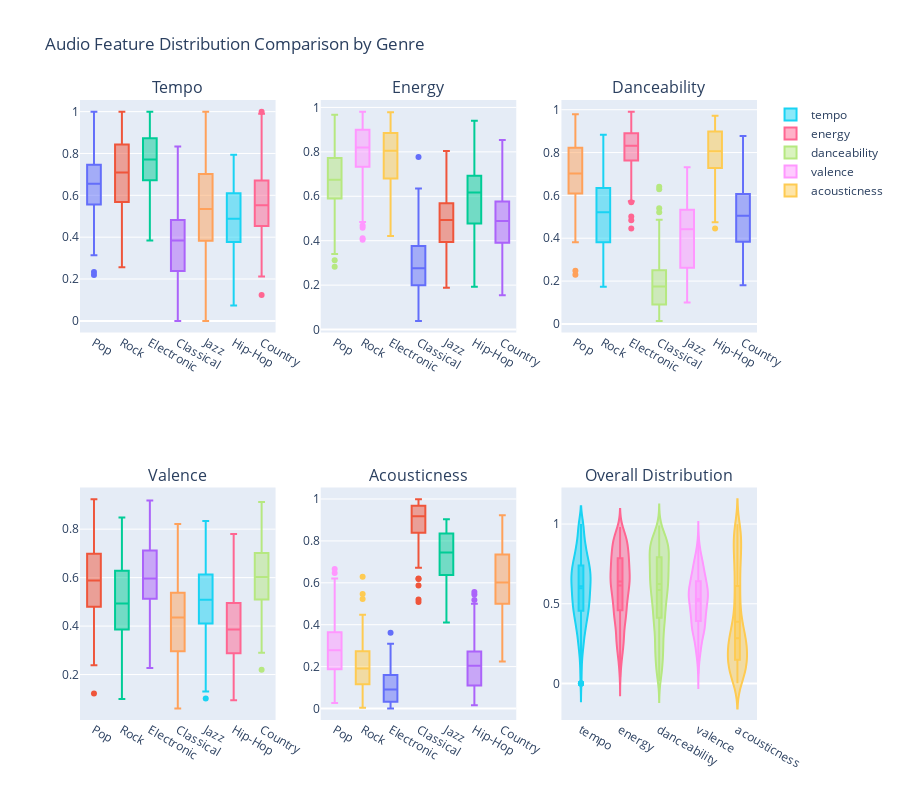

Source (notebook cell):
### Markdown cell above
### 4.2 장르별 분포 비교

같은 특징이라도 장르마다 다른 패턴을 보인다. 예를 들어 클래식은 어쿠스틱이 높고, 일렉트로닉은 댄서빌리티가 높을 것이다.
이런 차이를 시각화하면 장르 분류 모델을 만들 때 어떤 특징이 중요한지 힌트를 얻을 수 있다.

### Code cell
# Plotly로 인터랙티브 분포 비교
fig = make_subplots(
    rows=2, cols=3,
    subplot_titles=['Tempo', 'Energy', 'Danceability', 'Valence', 'Acousticness', 'Overall Distribution'],
    specs=[[{'type': 'box'}, {'type': 'box'}, {'type': 'box'}],
           [{'type': 'box'}, {'type': 'box'}, {'type': 'violin'}]]
)

features_to_plot = ['tempo', 'energy', 'danceability', 'valence', 'acousticness']
positions = [(1, 1), (1, 2), (1, 3), (2, 1), (2, 2)]

# 각 특징에 대한 장르별 박스플롯
for feature, (row, col) in zip(features_to_plot, positions):
    for genre in genres:
        genre_data = music_data[music_data['genre'] == genre][feature]
        fig.add_trace(
            go.Box(y=genre_data, name=genre, showlegend=False),
            row=row, col=col
        )

# 전체 특징 비교를 위한 바이올린 플롯
for i, feature in enumerate(features_to_plot):
    fig.add_trace(
        go.Violin(y=music_data[feature], name=feature, box_visible=True, meanline_visible=True),
        row=2, col=3
    )

fig.update_layout(
    title='Audio Feature Distribution Comparison by Genre',
    height=800,
    showlegend=True
)

fig.show()

# 장르별 평균값 비교
genre_means = music_data.groupby('genre')[features_to_plot].mean()
print("\n🎵 장르별 특징 평균값:")
print(genre_means.round(3))

### Figure 1 — Plotly figure (JSON) as saved in the notebook; plotly's stock layout.template omitted (floating-point values rounded to 4 significant figures; data arrays with more than 128 entries replaced by an {"elided": "..."} marker saying what was removed)
{"data": [{"name": "Pop", "showlegend": false, "type": "box", "xaxis": "x", "y": {"elided": "225 float values"}, "yaxis": "y"}, {"name": "Rock", "showlegend": false, "type": "box", "xaxis": "x", "y": {"elided": "176 float values"}, "yaxis": "y"}, {"name": "Electronic", "showlegend": false, "type": "box", "xaxis": "x", "y": {"elided": "137 float values"}, "yaxis": "y"}, {"name": "Classical", "showlegend": false, "type": "box", "xaxis": "x", "y": {"elided": "133 float values"}, "yaxis": "y"}, {"name": "Jazz", "showlegend": false, "type": "box", "xaxis": "x", "y": [0.8523, 0.3834, 0.4367, 1.0, 0.3741, 0.7356, 0.6905, 0.6475, 0.6205, 0.6441, 0.618, 0.537, 0.9278, 0.2218, 0.8054, 0.7556, 0.7246, 0.8292, 0.5269, 0.08276, 0.5319, 0.3022, 0.367, 0.2394, 0.4307, 0.4008, 0.0, 0.7251, 1.0, 0.7016, 0.4993, 0.5363, 0.4448, 0.5725, 0.5407, 0.3397, 0.9707, 0.1782, 0.7296, 0.5247, 1.0, 0.6352, 0.46, 0.4881, 0.56, 0.2643, 0.3583, 0.1038, 0.3193, 0.5735, 0.625, 0.05517, 0.5157, 0.6909, 0.5093, 0.3916, 0.447, 0.4148, 0.3908, 0.5935, 1.0, 0.3641, 0.4705, 0.5371, 0.3782, 0.8246, 0.0, 0.4172, 0.7546, 0.4765, 0.3448, 0.6602, 0.7766, 0.6027, 0.3497, 0.6641, 0.4495, 0.7363, 0.9208, 0.0, 0.5778, 0.1161, 1.0, 0.433, 0.7366, 0.5412], "yaxis": "y"}, {"name": "Hip-Hop", "showlegend": false, "type": "box", "xaxis": "x", "y": {"elided": "143 float values"}, "yaxis": "y"}, {"name": "Country", "showlegend": false, "type": "box", "xaxis": "x", "y": [0.4691, 0.2122, 0.3729, 0.7285, 0.3457, 0.5319, 0.9893, 0.5902, 0.6685, 0.4108, 1.0, 0.4917, 0.5544, 0.8634, 0.5637, 0.6096, 0.5437, 0.545, 0.6741, 0.7106, 0.4714, 0.4468, 0.4782, 0.3197, 0.2819, 0.6594, 0.7877, 0.7742, 0.1236, 0.551, 0.3796, 0.6287, 0.5164, 0.7184, 0.5962, 0.2208, 0.4066, 0.6012, 0.618, 0.3189, 0.2927, 0.6112, 0.3193, 0.2663, 0.511, 0.5023, 0.4243, 0.4593, 0.6028, 0.456, 0.6141, 0.5239, 0.6335, 0.7756, 0.7678, 0.8576, 0.7676, 0.6477, 0.5133, 0.5224, 0.4244, 0.6009, 0.7395, 0.4549, 0.5926, 0.4645, 0.6419, 0.4901, 0.4521, 0.464, 0.7007, 0.5807, 0.5143, 0.6523, 0.5171, 0.8253, 0.4052, 0.5626, 0.319, 0.5306, 0.2641, 0.7493, 0.7533, 0.7568, 0.6058, 0.424, 0.4399, 0.906, 0.8871, 0.6245, 0.4969, 0.8737, 0.4611, 0.6458, 0.8704, 0.4327, 0.7658, 0.7041, 0.5921, 0.4013], "yaxis": "y"}, {"name": "Pop", "showlegend": false, "type": "box", "xaxis": "x2", "y": {"elided": "225 float values"}, "yaxis": "y2"}, {"name": "Rock", "showlegend": false, "type": "box", "xaxis": "x2", "y": {"elided": "176 float values"}, "yaxis": "y2"}, {"name": "Electronic", "showlegend": false, "type": "box", "xaxis": "x2", "y": {"elided": "137 float values"}, "yaxis": "y2"}, {"name": "Classical", "showlegend": false, "type": "box", "xaxis": "x2", "y": {"elided": "133 float values"}, "yaxis": "y2"}, {"name": "Jazz", "showlegend": false, "type": "box", "xaxis": "x2", "y": [0.5159, 0.5607, 0.5638, 0.6054, 0.3637, 0.5681, 0.6871, 0.394, 0.6044, 0.4294, 0.5144, 0.3488, 0.4114, 0.4533, 0.5075, 0.3832, 0.5458, 0.3655, 0.5433, 0.5948, 0.3863, 0.6672, 0.4741, 0.4889, 0.634, 0.5923, 0.5362, 0.265, 0.5581, 0.2625, 0.5609, 0.7583, 0.6408, 0.4426, 0.5708, 0.466, 0.6723, 0.5444, 0.2892, 0.6362, 0.6073, 0.3706, 0.4579, 0.4033, 0.609, 0.5509, 0.4981, 0.4811, 0.4442, 0.5372, 0.2784, 0.2849, 0.4804, 0.2551, 0.5402, 0.8039, 0.2826, 0.5874, 0.6313, 0.5852, 0.5354, 0.6167, 0.2741, 0.561, 0.3035, 0.4419, 0.4623, 0.4055, 0.3889, 0.4819, 0.3404, 0.3964, 0.2695, 0.5068, 0.5347, 0.2936, 0.3438, 0.4796, 0.4331, 0.7895, 0.5401, 0.6302, 0.4594, 0.5311, 0.3963, 0.1882], "yaxis": "y2"}, {"name": "Hip-Hop", "showlegend": false, "type": "box", "xaxis": "x2", "y": {"elided": "143 float values"}, "yaxis": "y2"}, {"name": "Country", "showlegend": false, "type": "box", "xaxis": "x2", "y": [0.3477, 0.3723, 0.7543, 0.7414, 0.393, 0.5639, 0.4307, 0.3887, 0.2578, 0.553, 0.4008, 0.5172, 0.7246, 0.5544, 0.3281, 0.6229, 0.4857, 0.4293, 0.7464, 0.4699, 0.3778, 0.6518, 0.4847, 0.528, 0.4241, 0.7946, 0.2099, 0.6523, 0.5237, 0.6129, 0.3067, 0.6635, 0.5385, 0.4528, 0.7257, 0.4944, 0.685, 0.5379, 0.3264, 0.5757, 0.5524, 0.3183, 0.4917, 0.2603, 0.5605, 0.4309, 0.3824, 0.5668, 0.4536, 0.372, 0.3622, 0.421, 0.3932, 0.2459, 0.4351, 0.4902, 0.6468, 0.4151, 0.4157, 0.7521, 0.4869, 0.4908, 0.4385, 0.419, 0.2594, 0.4355, 0.592, 0.7125, 0.487, 0.5816, 0.4579, 0.3654, 0.3028, 0.1541, 0.8535, 0.5418, 0.2646, 0.3655, 0.3777, 0.5049, 0.6046, 0.4469, 0.4979, 0.5411, 0.6928, 0.619, 0.2204, 0.5687, 0.5771, 0.6043, 0.3741, 0.7576, 0.5529, 0.4489, 0.5026, 0.5133, 0.645, 0.4352, 0.3406, 0.575], "yaxis": "y2"}, {"name": "Pop", "showlegend": false, "type": "box", "xaxis": "x3", "y": {"elided": "225 float values"}, "yaxis": "y3"}, {"name": "Rock", "showlegend": false, "type": "box", "xaxis": "x3", "y": {"elided": "176 float values"}, "yaxis": "y3"}, {"name": "Electronic", "showlegend": false, "type": "box", "xaxis": "x3", "y": {"elided": "137 float values"}, "yaxis": "y3"}, {"name": "Classical", "showlegend": false, "type": "box", "xaxis": "x3", "y": {"elided": "133 float values"}, "yaxis": "y3"}, {"name": "Jazz", "showlegend": false, "type": "box", "xaxis": "x3", "y": [0.6515, 0.6648, 0.6602, 0.5436, 0.1004, 0.4895, 0.1236, 0.4606, 0.5825, 0.5352, 0.5514, 0.2459, 0.1901, 0.1469, 0.2656, 0.2303, 0.4337, 0.4657, 0.2191, 0.2602, 0.4569, 0.2062, 0.5814, 0.2415, 0.5456, 0.5217, 0.3525, 0.4474, 0.6187, 0.4814, 0.3892, 0.504, 0.1908, 0.4415, 0.3759, 0.202, 0.6335, 0.5004, 0.3626, 0.4746, 0.5325, 0.445, 0.5141, 0.4535, 0.1247, 0.5879, 0.2626, 0.3108, 0.443, 0.4937, 0.717, 0.2706, 0.463, 0.5058, 0.3355, 0.6172, 0.7318, 0.4571, 0.1989, 0.1927, 0.4236, 0.5175, 0.5936, 0.4002, 0.3689, 0.429, 0.4492, 0.3479, 0.6798, 0.3943, 0.1857, 0.407, 0.5337, 0.4734, 0.3118, 0.6793, 0.5343, 0.2509, 0.2039, 0.3327, 0.1231, 0.6507, 0.3949, 0.1964, 0.4221, 0.2472], "yaxis": "y3"}, {"name": "Hip-Hop", "showlegend": false, "type": "box", "xaxis": "x3", "y": {"elided": "143 float values"}, "yaxis": "y3"}, {"name": "Country", "showlegend": false, "type": "box", "xaxis": "x3", "y": [0.4584, 0.5355, 0.3453, 0.5256, 0.6517, 0.6384, 0.2273, 0.3978, 0.6441, 0.5387, 0.6151, 0.4189, 0.5162, 0.3092, 0.5458, 0.3568, 0.6194, 0.3289, 0.4123, 0.4665, 0.8521, 0.8777, 0.7924, 0.7146, 0.3803, 0.7459, 0.529, 0.3538, 0.3633, 0.5385, 0.6254, 0.3787, 0.4831, 0.3948, 0.4678, 0.333, 0.5394, 0.5151, 0.5398, 0.7291, 0.4169, 0.5871, 0.3613, 0.5548, 0.6377, 0.3614, 0.3824, 0.6452, 0.4712, 0.5568, 0.3035, 0.4737, 0.5931, 0.8272, 0.5977, 0.8023, 0.2691, 0.391, 0.4203, 0.5624, 0.595, 0.3587, 0.4046, 0.7229, 0.5714, 0.1809, 0.5088, 0.3144, 0.4665, 0.4224, 0.4974, 0.3043, 0.6905, 0.6515, 0.5647, 0.534, 0.2701, 0.407, 0.6778, 0.7244, 0.5161, 0.4843, 0.424, 0.5003, 0.3561, 0.2514, 0.6289, 0.8041, 0.7017, 0.3842, 0.6654, 0.2916, 0.5767, 0.4628, 0.3729, 0.5179, 0.1915, 0.4207, 0.4589, 0.5454], "yaxis": "y3"}, {"name": "Pop", "showlegend": false, "type": "box", "xaxis": "x4", "y": {"elided": "225 float values"}, "yaxis": "y4"}, {"name": "Rock", "showlegend": false, "type": "box", "xaxis": "x4", "y": {"elided": "176 float values"}, "yaxis": "y4"}, {"name": "Electronic", "showlegend": false, "type": "box", "xaxis": "x4", "y": {"elided": "137 float values"}, "yaxis": "y4"}, {"name": "Classical", "showlegend": false, "type": "box", "xaxis": "x4", "y": {"elided": "133 float values"}, "yaxis": "y4"}, {"name": "Jazz", "showlegend": false, "type": "box", "xaxis": "x4", "y": [0.621, 0.6128, 0.5687, 0.5682, 0.6011, 0.4632, 0.7141, 0.6252, 0.5309, 0.6707, 0.6429, 0.3441, 0.3369, 0.3184, 0.347, 0.5634, 0.8341, 0.4902, 0.5081, 0.5969, 0.59, 0.4362, 0.436, 0.539, 0.4109, 0.4434, 0.4604, 0.6651, 0.4668, 0.3954, 0.7891, 0.6186, 0.3848, 0.6108, 0.4198, 0.8047, 0.385, 0.3654, 0.6458, 0.4211, 0.7089, 0.5634, 0.6743, 0.4086, 0.4867, 0.2568, 0.4809, 0.5468, 0.6947, 0.2424, 0.5686, 0.5788, 0.3329, 0.5663, 0.5715, 0.4896, 0.3004, 0.7114, 0.7243, 0.3427, 0.101, 0.3238, 0.5381, 0.6365, 0.3386, 0.4455, 0.4862, 0.6509, 0.4386, 0.5685, 0.5723, 0.4474, 0.7239, 0.5748, 0.34, 0.664, 0.4954, 0.5089, 0.2414, 0.8236, 0.4663, 0.4365, 0.342, 0.5796, 0.4354, 0.1305], "yaxis": "y4"}, {"name": "Hip-Hop", "showlegend": false, "type": "box", "xaxis": "x4", "y": {"elided": "143 float values"}, "yaxis": "y4"}, {"name": "Country", "showlegend": false, "type": "box", "xaxis": "x4", "y": [0.3158, 0.6104, 0.5624, 0.912, 0.5914, 0.7769, 0.2202, 0.6583, 0.6707, 0.5483, 0.7427, 0.4131, 0.4979, 0.6171, 0.6813, 0.4653, 0.6188, 0.4774, 0.8694, 0.5655, 0.3647, 0.8627, 0.5234, 0.6799, 0.3206, 0.7972, 0.5345, 0.5423, 0.6364, 0.7086, 0.6865, 0.4909, 0.4746, 0.5689, 0.3677, 0.5366, 0.5512, 0.3656, 0.2896, 0.5132, 0.7479, 0.7965, 0.7229, 0.7205, 0.6402, 0.4852, 0.5282, 0.7181, 0.7398, 0.7846, 0.6384, 0.5995, 0.5775, 0.6322, 0.6945, 0.8371, 0.5271, 0.3366, 0.5727, 0.5616, 0.7609, 0.7253, 0.3735, 0.5524, 0.388, 0.6437, 0.7318, 0.619, 0.4533, 0.6801, 0.6009, 0.5851, 0.7813, 0.6037, 0.3492, 0.4523, 0.8959, 0.7868, 0.638, 0.5053, 0.681, 0.7091, 0.5002, 0.547, 0.6584, 0.5745, 0.6617, 0.7723, 0.5745, 0.4465, 0.404, 0.6944, 0.5599, 0.6806, 0.6241, 0.7627, 0.7099, 0.6741, 0.5166, 0.3855], "yaxis": "y4"}, {"name": "Pop", "showlegend": false, "type": "box", "xaxis": "x5", "y": {"elided": "225 float values"}, "yaxis": "y5"}, {"name": "Rock", "showlegend": false, "type": "box", "xaxis": "x5", "y": {"elided": "176 float values"}, "yaxis": "y5"}, {"name": "Electronic", "showlegend": false, "type": "box", "xaxis": "x5", "y": {"elided": "137 float values"}, "yaxis": "y5"}, {"name": "Classical", "showlegend": false, "type": "box", "xaxis": "x5", "y": {"elided": "133 float values"}, "yaxis": "y5"}, {"name": "Jazz", "showlegend": false, "type": "box", "xaxis": "x5", "y": [0.5727, 0.841, 0.8116, 0.5356, 0.8359, 0.8607, 0.8872, 0.8373, 0.6505, 0.7798, 0.7508, 0.8845, 0.7418, 0.5943, 0.4896, 0.8241, 0.707, 0.7735, 0.6459, 0.4106, 0.7569, 0.8677, 0.6957, 0.7854, 0.6835, 0.8383, 0.7938, 0.8263, 0.7334, 0.6389, 0.7172, 0.7915, 0.715, 0.599, 0.7666, 0.6045, 0.6101, 0.8365, 0.8815, 0.5672, 0.8104, 0.6312, 0.7045, 0.4166, 0.8735, 0.9039, 0.8973, 0.8301, 0.6075, 0.6825, 0.5991, 0.8121, 0.7488, 0.7281, 0.7478, 0.6114, 0.6556, 0.5874, 0.6914, 0.6576, 0.6114, 0.8109, 0.8691, 0.8614, 0.772, 0.637, 0.7546, 0.5824, 0.879, 0.6936, 0.8531, 0.8121, 0.7174, 0.7312, 0.8743, 0.6086, 0.6629, 0.5822, 0.8634, 0.7053, 0.8951, 0.8998, 0.6113, 0.5833, 0.848, 0.7496], "yaxis": "y5"}, {"name": "Hip-Hop", "showlegend": false, "type": "box", "xaxis": "x5", "y": {"elided": "143 float values"}, "yaxis": "y5"}, {"name": "Country", "showlegend": false, "type": "box", "xaxis": "x5", "y": [0.5096, 0.6681, 0.792, 0.907, 0.5479, 0.4908, 0.4754, 0.4696, 0.551, 0.8152, 0.8551, 0.8015, 0.7061, 0.6382, 0.5086, 0.6802, 0.789, 0.7419, 0.6705, 0.5876, 0.7894, 0.7697, 0.6718, 0.7, 0.5633, 0.6889, 0.492, 0.8132, 0.4152, 0.5915, 0.6742, 0.51, 0.5098, 0.7955, 0.3916, 0.9219, 0.7048, 0.385, 0.6016, 0.7289, 0.7203, 0.3401, 0.368, 0.5905, 0.6774, 0.3516, 0.3887, 0.8027, 0.361, 0.9107, 0.7023, 0.5356, 0.7343, 0.6021, 0.5984, 0.5373, 0.8799, 0.6001, 0.3552, 0.3372, 0.7514, 0.8822, 0.7818, 0.7284, 0.4398, 0.4414, 0.55, 0.5976, 0.737, 0.8167, 0.2247, 0.5391, 0.5308, 0.5087, 0.7566, 0.8154, 0.6568, 0.4354, 0.2995, 0.4758, 0.5483, 0.8277, 0.591, 0.6437, 0.6318, 0.509, 0.6748, 0.5355, 0.3615, 0.7421, 0.6277, 0.5347, 0.4216, 0.7305, 0.4886, 0.5152, 0.4407, 0.9064, 0.6931, 0.365], "yaxis": "y5"}, {"box": {"visible": true}, "meanline": {"visible": true}, "name": "tempo", "type": "violin", "xaxis": "x6", "y": {"elided": "1000 float values"}, "yaxis": "y6"}, {"box": {"visible": true}, "meanline": {"visible": true}, "name": "energy", "type": "violin", "xaxis": "x6", "y": {"elided": "1000 float values"}, "yaxis": "y6"}, {"box": {"visible": true}, "meanline": {"visible": true}, "name": "danceability", "type": "violin", "xaxis": "x6", "y": {"elided": "1000 float values"}, "yaxis": "y6"}, {"box": {"visible": true}, "meanline": {"visible": true}, "name": "valence", "type": "violin", "xaxis": "x6", "y": {"elided": "1000 float values"}, "yaxis": "y6"}, {"box": {"visible": true}, "meanline": {"visible": true}, "name": "acousticness", "type": "violin", "xaxis": "x6", "y": {"elided": "1000 float values"}, "yaxis": "y6"}], "layout": {"annotations": [{"font": {"size": 16}, "showarrow": false, "text": "Tempo", "x": 0.1444, "xanchor": "center", "xref": "paper", "y": 1, "yanchor": "bottom", "yref": "paper"}, {"font": {"size": 16}, "showarrow": false, "text": "Energy", "x": 0.5, "xanchor": "center", "xref": "paper", "y": 1, "yanchor": "bottom", "yref": "paper"}, {"font": {"size": 16}, "showarrow": false, "text": "Danceability", "x": 0.8556, "xanchor": "center", "xref": "paper", "y": 1, "yanchor": "bottom", "yref": "paper"}, {"font": {"size": 16}, "showarrow": false, "text": "Valence", "x": 0.1444, "xanchor": "center", "xref": "paper", "y": 0.375, "yanchor": "bottom", "yref": "paper"}, {"font": {"size": 16}, "showarrow": false, "text": "Acousticness", "x": 0.5, "xanchor": "center", "xref": "paper", "y": 0.375, "yanchor": "bottom", "yref": "paper"}, {"font": {"size": 16}, "showarrow": false, "text": "Overall Distribution", "x": 0.8556, "xanchor": "center", "xref": "paper", "y": 0.375, "yanchor": "bottom", "yref": "paper"}], "height": 800, "showlegend": true, "title": {"text": "Audio Feature Distribution Comparison by Genre"}, "xaxis": {"anchor": "y", "domain": [0, 0.2889]}, "xaxis2": {"anchor": "y2", "domain": [0.3556, 0.6444]}, "xaxis3": {"anchor": "y3", "domain": [0.7111, 1]}, "xaxis4": {"anchor": "y4", "domain": [0, 0.2889]}, "xaxis5": {"anchor": "y5", "domain": [0.3556, 0.6444]}, "xaxis6": {"anchor": "y6", "domain": [0.7111, 1]}, "yaxis": {"anchor": "x", "domain": [0.625, 1]}, "yaxis2": {"anchor": "x2", "domain": [0.625, 1]}, "yaxis3": {"anchor": "x3", "domain": [0.625, 1]}, "yaxis4": {"anchor": "x4", "domain": [0, 0.375]}, "yaxis5": {"anchor": "x5", "domain": [0, 0.375]}, "yaxis6": {"anchor": "x6", "domain": [0, 0.375]}}}
